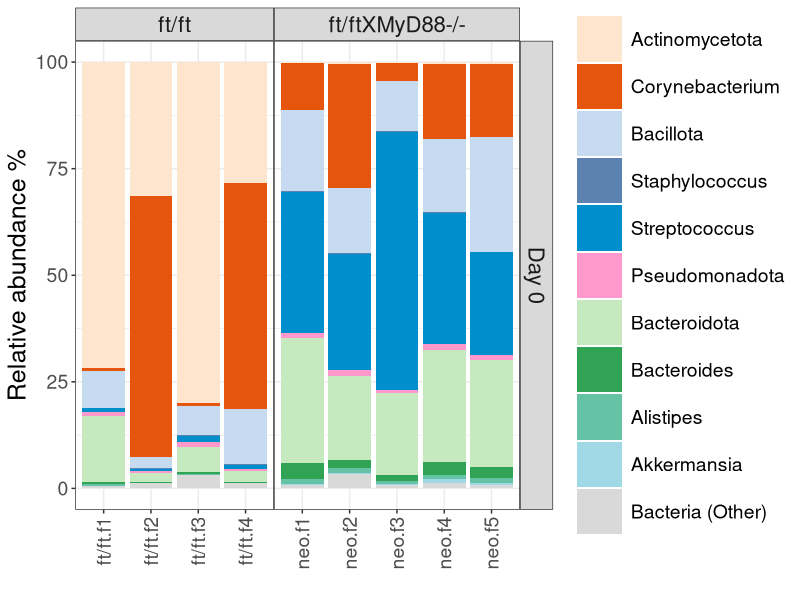
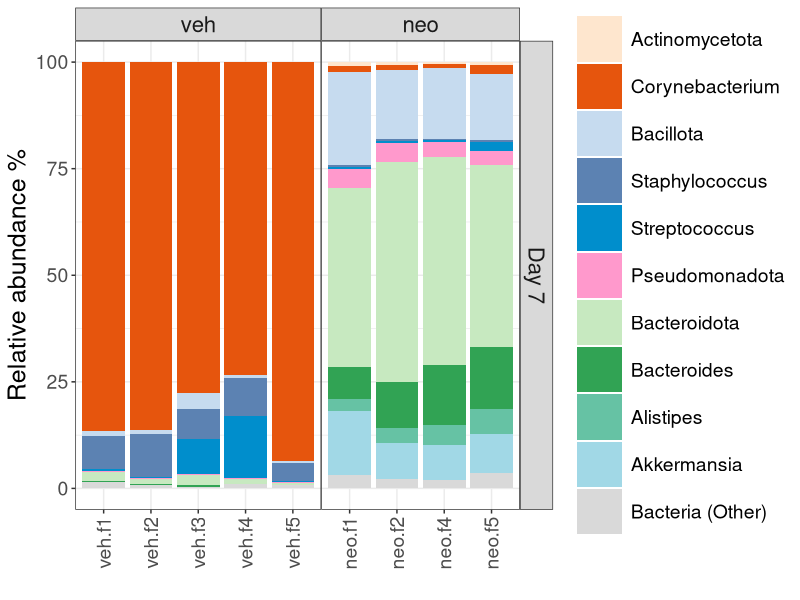

Reproduce these figures in R, in order.
# libraries
library(ggplot2)
library(dplyr)
library(ggsci)
library(ggforce)

abun <- read.csv('fig4bd.csv')

# taxonomic order and treatment group order
abun$label <- factor(abun$label, levels = c(
  'Actinomycetota', 'Corynebacterium',
  'Bacillota', 'Staphylococcus', 'Streptococcus',
  'Pseudomonadota',
  'Bacteroidota', 'Bacteroides', 'Alistipes',
  'Verrucomicrobiota', 'Akkermansia',
  'Bacteria (Other)'
))
abun$treatment_group <- factor(abun$treatment_group, levels = c('ft/ft', 'veh', 'neo'))

# custom color palette
custom_palette <- c(
  "Bacillota" = "#c6dbef",
  "Staphylococcus" = "#5c82b2",
  "Streptococcus" = "#008ECC",
  "Pseudomonadota" = "#FF99CC",
  "Actinomycetota" = "#fee6ce",
  "Corynebacterium" = "#e6550d",
  "Bacteroidota" = "#c7e9c0",
  "Bacteroides" = "#31a354",
  "Alistipes" = "#66c2a4",
  "Verrucomicrobiota" = "#81C7D4",
  "Akkermansia" = "#a1d8e6",
  "Bacteria (Other)" = "#d9d9d9"
)

# Day 0
d0 <- abun %>% filter(timepoint == 'Day 0')

plot1 <- ggplot(d0, aes(x = mouseID, y = rel_abun, fill = label)) +
  geom_bar(stat = "identity", position = "stack", width = 0.9) +
  theme_bw() +
  scale_fill_manual(values = custom_palette) +
  ylab('Relative abundance %') +
  xlab('') +
  facet_grid(timepoint ~ index, scales = "free", space = 'free') +
  theme(
    panel.spacing = unit(0, "lines"), 
    text = element_text(size = 14),
    axis.text = element_text(size = 14),
    axis.title.x = element_text(size = 14),
    axis.title.y = element_text(size = 18),
    legend.text = element_text(size = 14),
    legend.title = element_blank(),
    legend.key.size = unit(1.2, "cm"),
    strip.text.x = element_text(size = 16),
    strip.text.y = element_text(size = 16),
    axis.text.x = element_text(angle = 90, hjust = 1, vjust = 0.5)
  )

ggsave("fig4b.svg", plot = plot1, width = 12, height = 6, units = "in")

# Day 7 
d7 <- abun %>% filter(timepoint == 'Day 7')

plot2 <- ggplot(d7, aes(x = mouseID, y = rel_abun, fill = label)) +
  geom_bar(stat = "identity", position = "stack", width = 0.9) +
  theme_bw() +
  scale_fill_manual(values = custom_palette) +
  ylab('Relative abundance %') +
  xlab('') +
  facet_grid(timepoint ~ treatment_group, scales = "free", space = 'free') +
  theme(
    panel.spacing = unit(0, "lines"), 
    text = element_text(size = 14),
    axis.text = element_text(size = 14),
    axis.title.x = element_text(size = 14),
    axis.title.y = element_text(size = 18),
    legend.text = element_text(size = 14),
    legend.title = element_blank(),
    legend.key.size = unit(1.2, "cm"),
    strip.text.x = element_text(size = 16),
    strip.text.y = element_text(size = 16),
    axis.text.x = element_text(angle = 90, hjust = 1, vjust = 0.5)
  )

ggsave("fig4d.svg", plot = plot2, width = 12, height = 6, units = "in")
